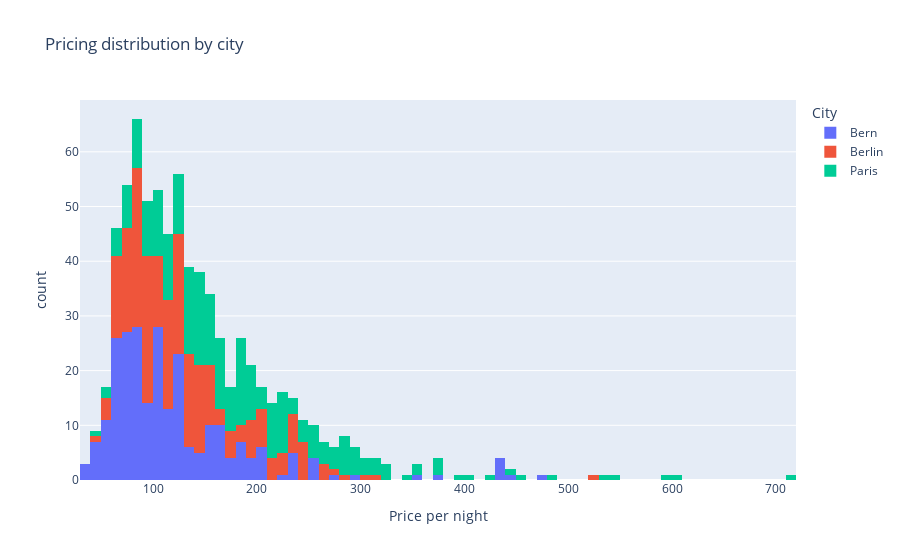

The notebook cell saved with this chart:
### Code cell
pricing_distribution = px.histogram(
    airbnb_data,
    x="price_per_night",
    color="city",
    title="Pricing distribution by city",
    labels={"price_per_night": "Price per night", "city": "City"},
    nbins=100,
)

pricing_distribution.write_html(FIG_DIR / "pricing_distribution.html")
pricing_distribution.write_image(FIG_DIR / "pricing_distribution.png")

pricing_distribution.show()

### Figure 1 — Plotly figure (JSON) as saved in the notebook; plotly's stock layout.template omitted (floating-point values rounded to 4 significant figures; data arrays with more than 128 entries replaced by an {"elided": "..."} marker saying what was removed)
{"data": [{"alignmentgroup": "True", "bingroup": "x", "hovertemplate": "City=Bern<br>Price per night=%{x}<br>count=%{y}<extra></extra>", "legendgroup": "Bern", "marker": {"color": "#636efa", "pattern": {"shape": ""}}, "name": "Bern", "nbinsx": 100, "offsetgroup": "Bern", "orientation": "v", "showlegend": true, "type": "histogram", "x": {"elided": "252 int values"}, "xaxis": "x", "yaxis": "y"}, {"alignmentgroup": "True", "bingroup": "x", "hovertemplate": "City=Berlin<br>Price per night=%{x}<br>count=%{y}<extra></extra>", "legendgroup": "Berlin", "marker": {"color": "#EF553B", "pattern": {"shape": ""}}, "name": "Berlin", "nbinsx": 100, "offsetgroup": "Berlin", "orientation": "v", "showlegend": true, "type": "histogram", "x": {"elided": "249 int values"}, "xaxis": "x", "yaxis": "y"}, {"alignmentgroup": "True", "bingroup": "x", "hovertemplate": "City=Paris<br>Price per night=%{x}<br>count=%{y}<extra></extra>", "legendgroup": "Paris", "marker": {"color": "#00cc96", "pattern": {"shape": ""}}, "name": "Paris", "nbinsx": 100, "offsetgroup": "Paris", "orientation": "v", "showlegend": true, "type": "histogram", "x": {"elided": "247 int values"}, "xaxis": "x", "yaxis": "y"}], "layout": {"barmode": "relative", "legend": {"title": {"text": "City"}, "tracegroupgap": 0}, "title": {"text": "Pricing distribution by city"}, "xaxis": {"anchor": "y", "domain": [0, 1], "title": {"text": "Price per night"}}, "yaxis": {"anchor": "x", "domain": [0, 1], "title": {"text": "count"}}}}
